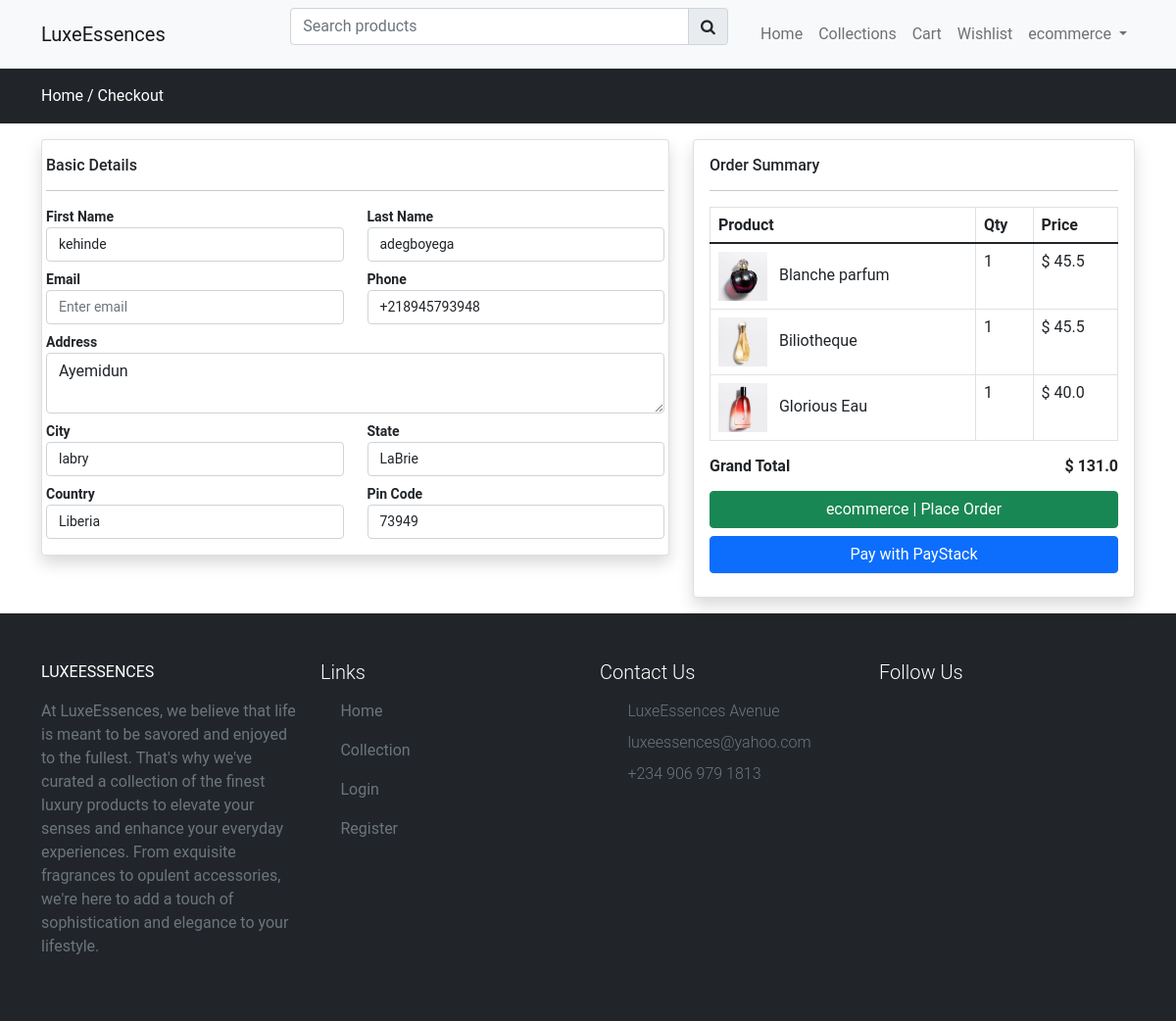
Page /checkout (signed in) on the committed database.
### store/models.py (models this page shows, shortened)
class Profile(models.Model):
  user = models.OneToOneField(User, on_delete=models.CASCADE)
  phone = models.CharField(max_length=150, null=False)
  address = models.CharField(max_length=150, null=False)
  city = models.CharField(max_length=150, null=False)
  state = models.CharField(max_length=150, null=False)
  country = models.CharField(max_length=150, null=False)
  pincode = models.CharField(max_length=150, null=False)
  created_at = models.DateTimeField(auto_now_add=True)
  image = models.ImageField(upload_to=profile_path,
                              height_field=None,
                              width_field=None,
                              max_length=None)

class Cart(models.Model):
    user = models.ForeignKey(User, on_delete=models.CASCADE)
    product = models.ForeignKey(Product, on_delete=models.CASCADE)
    product_qty = models.IntegerField(null=False, blank=False)
    create_at = models.DateTimeField(auto_now_add=True)

class Product(models.Model):
    category = models.ForeignKey(Category, on_delete=models.CASCADE)
    slug = models.CharField(max_length=150, null=False, blank=False)
    name = models.CharField(max_length=150, null=False, blank=False)
    product_image = models.ImageField(upload_to=get_file_path,
                                      null=True,
                                      blank=True)
    small_description = models.CharField(max_length=250,
                                         null=False,
                                         blank=False)
    quantity = models.IntegerField(null=False, blank=False)
    description = models.TextField(max_length=500, null=False, blank=False)
    original_price = models.FloatField(null=False, blank=False)
    selling_price = models.FloatField(null=False, blank=False)
    status = models.BooleanField(default=False,
                                 help_text="0-default, 1-Hidden")
    trending = models.BooleanField(default=False,
                                   help_text="0-default, 1-trending")
    tag = models.CharField(max_length=150, null=False, blank=False)
    meta_title = models.CharField(max_length=150, null=False, blank=False)
    meta_keyworlds = models.CharField(max_length=150, null=False, blank=False)
    meta_description = models.TextField(max_length=500,
                                        null=False,
                                        blank=False)
    create_at = models.DateTimeField(auto_now_add=True)

### store/controller/checkout.py (the view)
# urls.py: path('checkout', checkout.index, name="checkout"),
@login_required(login_url='login_required')
def index(request):
  rawcart = Cart.objects.filter(user=request.user)
  for item in rawcart:
    if item.product_qty > item.product.quantity :
      Cart.objects.delete(id=item.id)
  cartitems = Cart.objects.filter(user=request.user)
  total_price = 0
  for item in cartitems:
    total_price = total_price + item.product.selling_price * item.product_qty
  userprofile = Profile.objects.filter(user=request.user).first()
  context = {'cartitems':cartitems, "total_price": total_price, "userprofile": userprofile}
  return render(request, 'store/checkout.html', context)

### store/templates/store/checkout.html (shortened to what this page needs)
{% extends 'store/layouts/main.html' %}
{% block content %}
  <div class="py-3 bg-dark">
    <div class="container">
      <a class="text-white" href="{% url 'home' %}">Home /</a>
      <a class="text-white" href="{% url 'checkout' %}">Checkout </a>
    </div>
  </div>
  <div class="container mt-3 mb-3">
    <form action="{% url 'placeorder' %}" method="POST">
      <div class="row">
        <div class="col-md-7">
          <div class="card shadow ">
            <div class="row">
              <div class="card-body">
                <h6>Basic Details</h6>
                <hr>
                <div class="row checkoutform">
                  <div class="col-md-6 ">
                    <label>First Name</label>
                    <input type="text" required value="{{ request.user.first_name }}" class="form-control" name="fname" placeholder="Enter first name">
                  </div>
                  <div class="col-md-6">
                    <label>Last Name</label>
                    <input type="text" required value="{{ request.user.last_name }}" class="form-control" name="lname" placeholder="Enter Last name">
                  </div>
                  <div class="col-md-6 mt-2">
                    <label>Email</label>
                    <input type="email" required value="{{ request.user.email }}" class="form-control" name="email" placeholder="Enter email">
                  </div>
                  <div class="col-md-6 mt-2">
                    <label>Phone</label>
                    <input type="text" required value="{{ userprofile.phone }}" class="form-control" name="phone" placeholder="Enter Phone">
                  </div>
                  <div class="col-md-12 mt-2">
                    <label>Address</label>
                    <textarea required  class="form-control" name="address" placeholder="Enter Address"/>{{ userprofile.address }}</textarea>
                  </div>
                  <div class="col-md-6 mt-2">
                    <label>City</label>
                    <input type="text" required value="{{ userprofile.city }}"class="form-control" name="city" placeholder="Enter City">
                  </div>
                  <div class="col-md-6 mt-2">
                    <label>State</label>
                    <input type="text" required value="{{ userprofile.state }}" class="form-control" name="state" placeholder="Enter State">
                  </div>
                  <div class="col-md-6 mt-2">
                    <label>Country</label>
                    <input type="text" required value="{{ userprofile.country }}" class="form-control" name="country" placeholder="Enter Country">
                  </div>
                  <div class="col-md-6 mt-2">
                    <label>Pin Code</label>
                    <input type="text" required value="{{ userprofile.pincode }}" class="form-control" name="pincode" placeholder="Enter Pin Code">
                  </div>
                </div>
              </div>
            </div>
          </div>
        </div>
        <div class="col-md-5">
          <div class="card shadow">
            <div class="card-body">
              <h6>Order Summary</h6>
              <hr>
              {% if cartitems %}
                <table class="table table-stripeds table-bordered">
                  <thead>
                    <tr>
                      <th>Product</th>
                      <th>Qty</th>
                      <th>Price</th>
                    </tr>
                  </thead>
                  <tbody>
                    {% for item in cartitems %}
                      <tr>
                        <td>
                          <img src="{{ item.product.product_image.url }}" height="50px" class="me-2" width="50px">
                          {{ item.product.name }}
                        </td>
                        <td>{{ item.product_qty }}</td>
                        <td>$ {{ item.product.selling_price }}</td>
                      </tr>
                    {% endfor %}
                  </tbody>
                </table>
                <h6 class="fw-bold">Grand Total
                  <span class="float-end" for="amount" id="amount">$ {{ total_price }}</span>
                </h6>
              <div class="mt-3">
                <button type="submit" class="btn btn-success w-100"> {{ request.user }} | Place Order </button>
                <button type="button" class="btn btn-primary paywithPayStack w-100 mt-2">Pay with PayStack</button>
              </div>
              {% else %}
                <h4>Your cart is empty </h4>
              {% endif %}
            </div>
          </div>
        </div>
      </div>
    </form>
  </div>
{% include "store/inc/footer.html" %}
{% endblock content %}

### store/templates/store/inc/navbar.html (shortened to what this page needs)
<nav class="navbar navbar-expand-lg navbar-light bg-light">
  <div class="container">
    <a class="navbar-brand" href="{% url 'home' %}">LuxeEssences</a>
    <div class="search-bar">
      <form action="{% url 'searchproduct' %}" method="POST">
        <div class="input-group col-12 col-sm-8 col-md-6 col-lg-4">
          <input type="search" required class="form-control" name="productsearch" id="seachproduct" placeholder="Search products">
          <button type="submit" class="input-group-text"><i class="fa fa-search"></i></button>
        </div>
      </form>
    </div>
    <div class="collapse navbar-collapse" id="navbarNav">
      <ul class="navbar-nav ms-auto">
        <li class="nav-item">
          <a class="nav-link {% if request.resolver_match.url_name == 'home' %}active{% endif %}" aria-current="page" href="{% url 'home' %}">Home</a>
        </li>
        <li class="nav-item">
          <a class="nav-link {% if request.resolver_match.url_name == 'collections' %}active{% endif %} " href="{% url 'collections' %}">Collections</a>
        </li>
        <li class="nav-item">
          <a class="nav-link {% if request.resolver_match.url_name == 'cart' %}active{% endif %}  " aria-current="page" href="{% url 'cart' %}">Cart</a>
        </li>
        <li class="nav-item">
          <a class="nav-link {% if request.resolver_match.url_name == 'wishlist' %}active{% endif %}  " aria-current="page" href="{% url 'wishlist' %}">Wishlist</a>
        </li>
        {% if request.user.is_authenticated %}
          <li class="nav-item dropdown">
          <a class="nav-link dropdown-toggle" href="#" role="button" data-bs-toggle="dropdown" aria-expanded="false">
            {{ request.user }}
          </a>
          </li>
        {% endif %}
      </ul>
    </div>
  </div>
</nav>

### static/css/custom.css (style rules this page uses)
.checkoutform label { font-size: 14px !important; font-weight: 600; }
.checkoutform input { font-size: 14px !important; }
.search-bar { width: 40% !important; margin-left: 10%; }

### store/templates/store/layouts/main.html (style rules this page uses)
* { font-family: "roboto", sans-serif; }
a { text-decoration: none; color: #000; }
.search-bar { width: 40% !important; margin-left: 10%; }

### rows in the picture
Profile: phone "+218945793948", address "Ayemidun", city "labry", state "LaBrie", country "Liberia", pincode "73949"
Cart: product.product_image (picture), product.name "Blanche parfum", product_qty "1", product.selling_price "45.5"
Cart: product.product_image (picture), product.name "Biliotheque", product_qty "1", product.selling_price "45.5"
Cart: product.product_image (picture), product.name "Glorious Eau", product_qty "1", product.selling_price "40.0"

### other values in the picture
{{ request.user }} "ecommerce"
{{ total_price }} "131.0"
